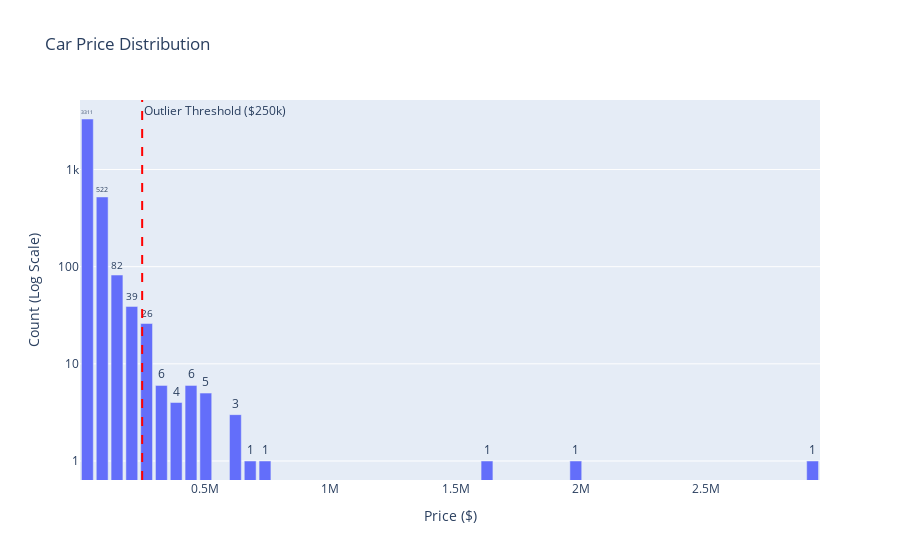

The code cell stored with this chart in its notebook:
### Code cell
import pandas as pd
import plotly.express as px


df = pd.read_csv('cleaned_car_data.csv')
import pandas as pd
import numpy as np
import plotly.graph_objects as go

# Load data
df = pd.read_csv('cleaned_car_data.csv')

# Create histogram bins
counts, bins = np.histogram(df['price'], bins=50)
bin_centers = 0.5 * (bins[:-1] + bins[1:])

# Create bar chart with text labels
fig = go.Figure(data=[
    go.Bar(
        x=bin_centers,
        y=counts,
        text=counts,
        textposition='outside',
        name='Car Count'
    )
])

# Add vertical line at $250,000
fig.add_vline(
    x=250000,
    line_color='red',
    line_dash='dash',
    line_width=2,
    annotation_text='Outlier Threshold ($250k)',
    annotation_position='top right'
)

# Update layout for log scale and tick labels
fig.update_layout(
    title='Car Price Distribution',
    xaxis_title='Price ($)',
    yaxis_title='Count (Log Scale)',
    yaxis_type='log',
    yaxis=dict(
        tickvals=[1, 10, 100, 1000, 10000],
        ticktext=['1', '10', '100', '1k', '10k']
    )
)

fig.show()




# print(df['price'].shape[0])
# print(df[df['price']>250000].shape[0])

### Figure 1 — Plotly figure (JSON) as saved in the notebook; plotly's stock layout.template omitted (floating-point values rounded to 4 significant figures)
{"data": [{"name": "Car Count", "text": [3311, 522, 82, 39, 26, 6, 4, 6, 5, 0, 3, 1, 1, 0, 0, 0, 0, 0, 0, 0, 0, 0, 0, 0, 0, 0, 0, 1, 0, 0, 0, 0, 0, 1, 0, 0, 0, 0, 0, 0, 0, 0, 0, 0, 0, 0, 0, 0, 0, 1], "textposition": "outside", "type": "bar", "x": [31520.0, 90560.0, 149600.0, 208600.0, 267700.0, 326700.0, 385800.0, 444800.0, 503900.0, 562900.0, 621900.0, 681000.0, 740000.0, 799100.0, 858100.0, 917100.0, 976200.0, 1035000.0, 1094000.0, 1153000.0, 1212000.0, 1271000.0, 1330000.0, 1389000.0, 1449000.0, 1508000.0, 1567000.0, 1626000.0, 1685000.0, 1744000.0, 1803000.0, 1862000.0, 1921000.0, 1980000.0, 2039000.0, 2098000.0, 2157000.0, 2216000.0, 2275000.0, 2334000.0, 2393000.0, 2452000.0, 2511000.0, 2570000.0, 2629000.0, 2688000.0, 2747000.0, 2806000.0, 2866000.0, 2925000.0], "y": [3311, 522, 82, 39, 26, 6, 4, 6, 5, 0, 3, 1, 1, 0, 0, 0, 0, 0, 0, 0, 0, 0, 0, 0, 0, 0, 0, 1, 0, 0, 0, 0, 0, 1, 0, 0, 0, 0, 0, 0, 0, 0, 0, 0, 0, 0, 0, 0, 0, 1]}], "layout": {"annotations": [{"showarrow": false, "text": "Outlier Threshold ($250k)", "x": 250000, "xanchor": "left", "xref": "x", "y": 1, "yanchor": "top", "yref": "y domain"}], "shapes": [{"line": {"color": "red", "dash": "dash", "width": 2}, "type": "line", "x0": 250000, "x1": 250000, "xref": "x", "y0": 0, "y1": 1, "yref": "y domain"}], "title": {"text": "Car Price Distribution"}, "xaxis": {"title": {"text": "Price ($)"}}, "yaxis": {"ticktext": ["1", "10", "100", "1k", "10k"], "tickvals": [1, 10, 100, 1000, 10000], "title": {"text": "Count (Log Scale)"}, "type": "log"}}}
